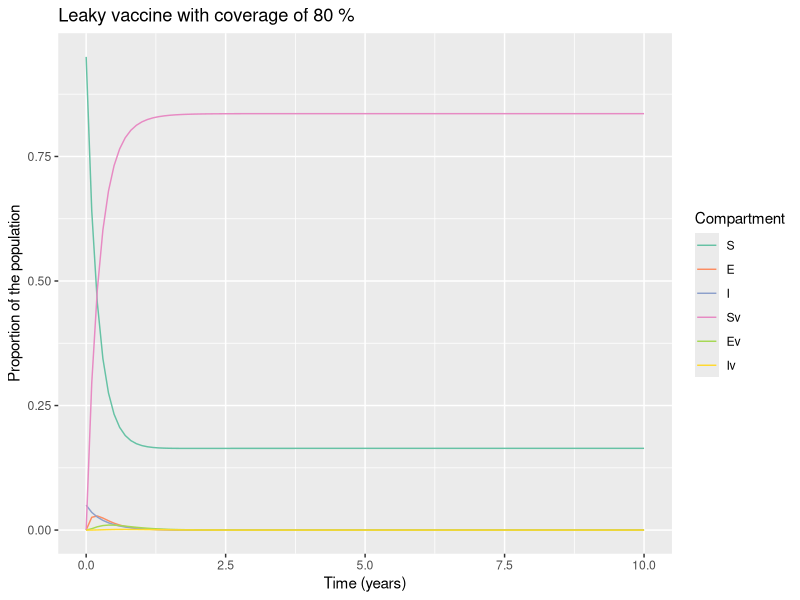

Write R code to recreate this figure.
# LOAD THE PACKAGES:123
library(deSolve)
library(reshape2)
library(ggplot2)

# MODEL INPUTS:

initial_state_values <- c(S = 1000000-50101,
                          E = 100,        
                          I = 50000,        
                          Sv = 0,      
                          Ev = 0,
                          Iv = 0)      

# Parameters
parameters <- c(beta = 0.0276*365,     # the infection rate in units of years^-1
                delta = 222/365,     # the latency period in units of years^-1
                c_s = 0.3,       # the reduction in the force of infection
                # acting on those vaccinated
                c_i = 0.5,# the reduction in the infectivity of vaccinated infected people  
                u = 0.01*365,#death rate in units of years^-1
                a = 1/(7*365), #cull due to infection in units of years^-1
                b = 0.01*365, #birth rate in units of years^-1
                vc = 0.8) # vaccine coverage    

# TIMESTEPS:

# Sequence of timesteps to solve the model at
times <- seq(from = 0, to = 10, by =0.1)#from 0 to 20 years, daily intervalS
# MODEL FUNCTION: 

vaccine_model <- function(time, state, parameters) {  
  
  with(as.list(c(state, parameters)), {    
    
    # Defining lambda as a function of beta and E:
    N <- S + E + I + Sv + Ev + Iv
    lambda <- beta * I/N + c_i * beta * Iv/N 
    # the Ev compartment gets c_i times less infected than the E compartment
   
    
    # The differential equations
    dS <- -lambda * S - u * S  - vc * S + (b * N * (1-vc))           
    dE <- lambda * S - delta * E - u * E - vc * E
    dI <- delta * E - a * I - u * I  
    dSv <- -c_s * lambda * Sv - u * Sv + vc * S  + b * N * vc            
    dEv <- c_s * lambda * Sv - delta * Ev - u * Ev + vc * E
    dIv <- delta * Ev - a * Iv - u * Iv
    
    return(list(c(dS, dE, dI, dSv, dEv,dIv))) 
  })
  
}

# MODEL OUTPUT:

# Solving the differential equations using the ode integration algorithm
output <- as.data.frame(ode(y = initial_state_values, 
                            times = times, 
                            func = vaccine_model,
                            parms = parameters))

# PLOT THE OUTPUT

# turn output dataset into long format
output_long <- melt(as.data.frame(output), id = "time")

# Adding a column for the prevalence proportion to the long-format output
output_long$prevalence <- output_long$value/sum(initial_state_values)

# Plot the number in each compartment over time
ggplot(data = output_long,                                               
       aes(x = time, y = prevalence, colour = variable, group = variable)) +  
  geom_line() +                                                          
  xlab("Time (years)")+                                                   
  ylab("Proportion of the population") +
  labs(title = paste("Leaky vaccine with coverage of", 80, "%"), 
       colour = "Compartment") +
  scale_colour_brewer(palette = "Set2")
